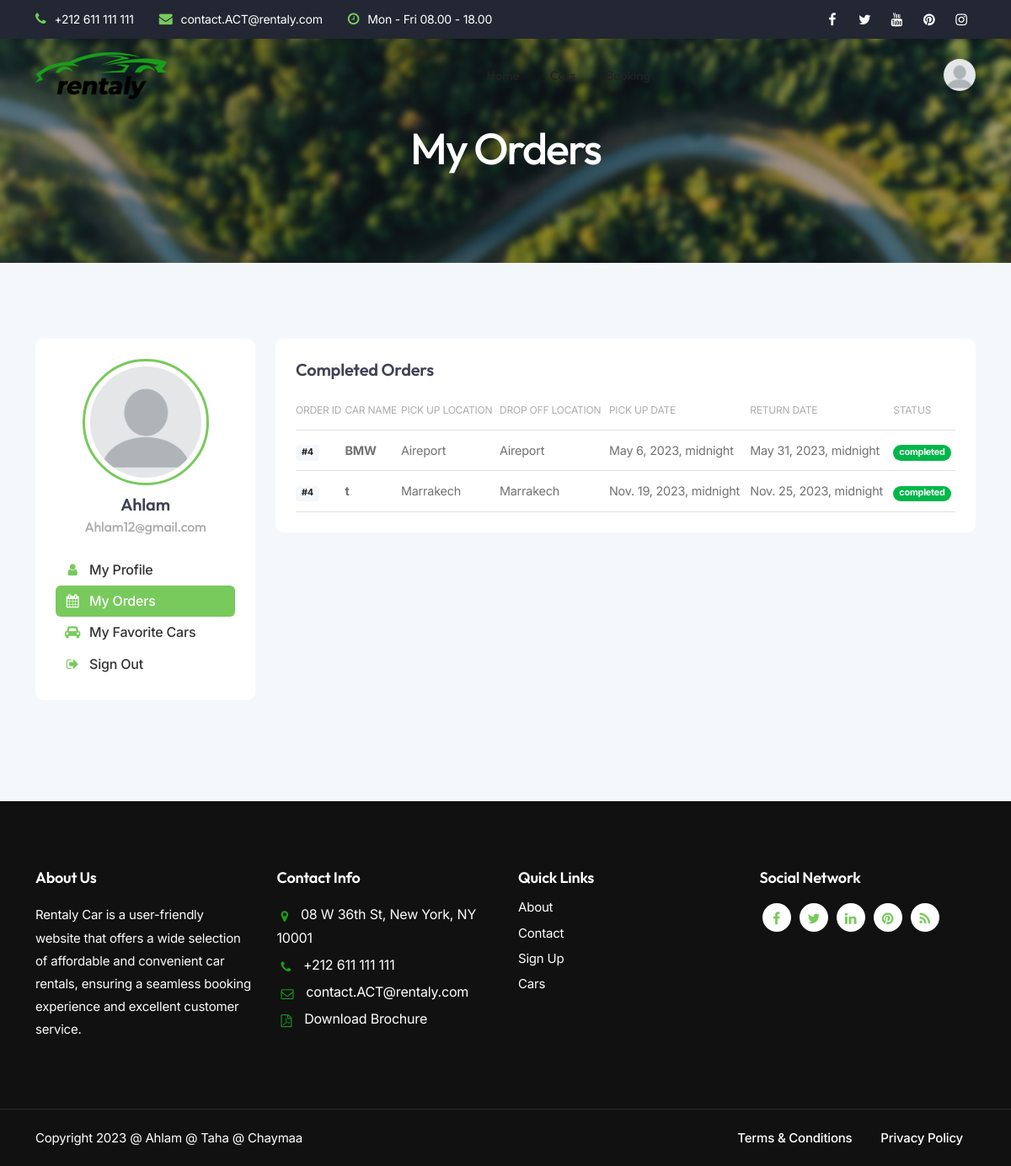
Screenshot of /orders (signed in) with the database file from the repository.
### myappvoiture/models.py (models this page shows, shortened)
class Client1(models.Model):
    Username = models.CharField(max_length=50)
    email = models.EmailField(unique=True,null=True)
    Pswd = models.CharField(max_length=255)
    Phone = models.IntegerField(null=True)
    Language = models.CharField(max_length=50,null=True)
    HourFormat = models.CharField(max_length=40,null=True)

class Reservation1(models.Model):
    voiture = models.ForeignKey(Voiture1,on_delete=models.CASCADE,null=True)
    client = models.ForeignKey(Client1, on_delete=models.CASCADE)
    lieu_A = models.CharField(max_length=60)
    lieu_B = models.CharField(max_length=60)
    dateA = models.DateTimeField(default=datetime.now, blank=True)
    dateB = models.DateTimeField(default=datetime.now, blank=True)

class Voiture1(models.Model):
    Nom = models.CharField(max_length=50)
    Description = models.CharField(max_length=1000)
    Daily_rate = models.IntegerField(default=0)
    Bdy = models.CharField(max_length=50)
    Siege = models.IntegerField(null=True)
    Porte = models.IntegerField(null=True)
    Bagage = models.IntegerField(null=True)
    Carburants = models.CharField(max_length=50)
    Moteur = models.IntegerField(null=True)
    Anne = models.IntegerField(null=True)
    Kilometrage = models.IntegerField(null=True)
    transmission = models.CharField(max_length=50)
    dure  = models.CharField(max_length=50)
    Fueleco = models.FloatField(null=True)
    color_exterieur=models.CharField(max_length=50)
    color_inter = models.CharField(max_length=50)
    BL = models.BooleanField(default=False,null=True)
    MP = models.BooleanField(default=False,null=True)
    CL = models.BooleanField(default=False,null=True)
    Sunroof = models.BooleanField(default=False,null=True)
    photo1 = models.ImageField()
    photo2 = models.ImageField()
    photo3 = models.ImageField()
    photo4 = models.ImageField()

### myappvoiture/views.py (the view)
# urls.py: path('orders', views.orders, name='orders'),
def orders(request):
    return render(request,'orders.html')

### myappvoiture/context_processors.py (called while the page is built)
def client_id(request):
    client_id = request.session.get('client_id')
    context = {}
    if client_id:
        try:
            client = Client1.objects.get(id=client_id)
            context['client'] = client
        except Client1.DoesNotExist:
            pass
    return context

### myappvoiture/Templates/orders.html (shortened to what this page needs)
{% extends "base.html" %}
{% block content %}
<div class="no-bottom no-top zebra" id="content">
  {% load static %}
            <section id="subheader" class="jarallax text-light">
                <img src= "{% static 'images/background/14.jpg' %} " class="jarallax-img" alt="">
                    <div class="center-y relative text-center">
                        <div class="container">
                            <div class="row">
                                <div class="col-md-12 text-center">
									<h1>My Orders</h1>
                                </div>
                            </div>
                        </div>
                    </div>
            </section>
{% if  client %}
            <section id="section-settings" class="bg-gray-100">
                <div class="container">
                    <div class="row">
                        <div class="col-lg-3 mb30">
                            <div class="card p-4 rounded-5">
                                <div class="profile_avatar">
                                    <div class="profile_img">
                                        <img src="{% static 'images/user.WEBP' %} " alt="">
                                    </div>
                                    <div class="profile_name">
                                        <h4>
                                            {{client.Username}}
                                            <span class="profile_username text-gray">{{client.email}}</span>
                                        </h4>
                                    </div>
                                </div>
                                <div class="spacer-20"></div>
                                <ul class="menu-col">
                                    <li><a href="/profil"><i class="fa fa-user"></i>My Profile</a></li>
                                    <li><a href="/orders" class="active"><i class="fa fa-calendar"></i>My Orders</a></li>
                                    <li><a href="/wishlist"><i class="fa fa-car"></i>My Favorite Cars</a></li>
                                    <li><a href="{% url 'logout' %}"><i class="fa fa-sign-out"></i>Sign Out</a></li>
                                </ul>
                            </div>
                        </div>
                        <div class="col-lg-9">
                            <div class="card p-4 rounded-5 mb25">
                                <h4>Completed Orders</h4>
                                <table class="table de-table">
                                  <thead>
                                    <tr>
                                      <th scope="col"><span class="text-uppercase fs-12 text-gray">Order ID</span></th>
                                      <th scope="col"><span class="text-uppercase fs-12 text-gray">Car Name</span></th>
                                      <th scope="col"><span class="text-uppercase fs-12 text-gray">Pick Up Location</span></th>
                                      <th scope="col"><span class="text-uppercase fs-12 text-gray">Drop Off Location</span></th>
                                      <th scope="col"><span class="text-uppercase fs-12 text-gray">Pick Up Date</span></th>
                                      <th scope="col"><span class="text-uppercase fs-12 text-gray">Return Date</span></th>
                                      <th scope="col"><span class="text-uppercase fs-12 text-gray">Status</span></th>
                                    </tr>
                                  </thead>
                                  <tbody>
                                  {% for r in client.reservation1_set.all %}
                                    <tr>
                                      <td><span class="d-lg-none d-sm-block">Order ID</span><div class="badge bg-gray-100 text-dark">#{{client.id}}</div></td>
                                      <td><span class="d-lg-none d-sm-block">Car Name</span><span class="bold">{{r.voiture.Nom}}</span></td>
                                      <td><span class="d-lg-none d-sm-block">Pick Up Location</span>{{r.lieu_A}}</td>
                                      <td><span class="d-lg-none d-sm-block">Drop Off Location</span>{{r.lieu_B}}</td>
                                      <td><span class="d-lg-none d-sm-block">Pick Up Date</span>{{r.dateA}}</td>
                                      <td><span class="d-lg-none d-sm-block">Return Date</span>{{r.dateB}}</td>
                                      <td><div class="badge rounded-pill bg-success">completed</div></td>
                                    </tr>
                                   {% endfor %}
                                  </tbody>
                                </table>
                            </div>
                        </div>
                    </div>
                </div>
            </section>
{% endif %}
        </div>
{%endblock%}

### myappvoiture/Templates/base.html (shortened to what this page needs)
<!DOCTYPE html>
<html lang="zxx">
<head>
    {% load static %}
    <link href="{% static 'css/bootstrap.min.css' %}" rel="stylesheet" type="text/css" id="bootstrap">
    <link href="{% static 'css/mdb.min.css' %}"  rel="stylesheet" type="text/css" id="mdb">
    <link href="{% static 'css/plugins.css' %}"  rel="stylesheet" type="text/css">
    <link href="{% static 'css/style.css' %}"   rel="stylesheet" type="text/css">
    <link href="{% static 'css/coloring.css' %}"  rel="stylesheet" type="text/css">
    <link id="colors" href="{% static 'css/colors/scheme-01.css' %}"  rel="stylesheet" type="text/css">
</head>
<body>
<div id="wrapper">
<header class="transparent header-light scroll-light has-topbar">
            <div id="topbar" class="topbar-dark text-light">
                <div class="container">
                    <div class="topbar-left xs-hide">
                        <div class="topbar-widget">
                            <div class="topbar-widget"><a href="#"><i class="fa fa-phone"></i>+212 611 111 111</a></div>
                            <div class="topbar-widget"><a href="#"><i class="fa fa-envelope"></i>contact.ACT@rentaly.com</a></div>
                            <div class="topbar-widget"><a href="#"><i class="fa fa-clock-o"></i>Mon - Fri 08.00 - 18.00</a></div>
                        </div>
                    </div>
                    <div class="topbar-right">
                        <div class="social-icons">
                            <a href="#"><i class="fa fa-facebook fa-lg"></i></a>
                            <a href="#"><i class="fa fa-twitter fa-lg"></i></a>
                            <a href="#"><i class="fa fa-youtube fa-lg"></i></a>
                            <a href="#"><i class="fa fa-pinterest fa-lg"></i></a>
                            <a href="#"><i class="fa fa-instagram fa-lg"></i></a>
                        </div>
                    </div>
                    <div class="clearfix"></div>
                </div>
            </div>
            <div class="container">
                <div class="row">
                    <div class="col-md-12">
                        <div class="de-flex sm-pt10">
                            <div class="de-flex-col">
                                <div class="de-flex-col">
                                    <div id="logo">
                                        <a href=" /">
                                            <img class="logo-2" src="{% static 'images/logo.png' %}  " alt="">
                                        </a>
                                    </div>
                                </div>
                            </div>
                            <div class="de-flex-col header-col-mid">
                                <ul id="mainmenu">
                                    <li>
                                        <a class="menu-item" href="/">Home</a>
                                    </li>
                                    <li>
                                        <a class="menu-item" href="/cars">Cars</a>
                                    </li>
                                    <li><a class="menu-item" href="/booking">Booking</a></li>
                                </ul>
                            </div>
                            {% if  client %}
                             <div class="de-flex-col">
                                <div class="menu_side_area">
                                    <div class="de-login-menu">
                                        <span id="de-click-menu-profile" class="de-menu-profile">
                                            <img src="{% static 'images/user.WEBP' %}" class="img-fluid" alt="">
                                        </span>
                                    </div>
                                </div>
                            </div>
                            {% endif %}
                        </div>
                    </div>
                </div>
            </div>
        </header>
    {% block content %}
    {%endblock%}
 <footer class="text-light">
            <div class="container">
                <div class="row g-custom-x">
                    <div class="col-lg-3">
                        <div class="widget">
                            <h5>About Us</h5>
                            <p>Rentaly Car is a user-friendly website that offers a wide selection of affordable and convenient car rentals, ensuring a seamless booking experience and excellent customer service.</p>
                        </div>
                    </div>
                    <div class="col-lg-3">
                        <div class="widget">
                            <h5>Contact Info</h5>
                            <address class="s1">
                                <span><i class="id-color fa fa-map-marker fa-lg"></i>08 W 36th St, New York, NY 10001</span>
                                <span><i class="id-color fa fa-phone fa-lg"></i>+212 611 111 111</span>
                                <span><i class="id-color fa fa-envelope-o fa-lg"></i><a href="mailto:contact@example.com">contact.ACT@rentaly.com</a></span>
                                <span><i class="id-color fa fa-file-pdf-o fa-lg"></i><a href="#">Download Brochure</a></span>
                            </address>
                        </div>
                    </div>
                    <div class="col-lg-3">
                        <h5>Quick Links</h5>
                        <div class="row">
                            <div class="col-lg-6">
                                <div class="widget">
                                    <ul>
                                        <li><a href="/about">About</a></li>
                                        <li><a href="/contact">Contact</a></li>
                                        <li><a href="/signup">Sign Up</a></li>
                                        <li><a href="/cars">Cars</a></li>
                                    </ul>
                                </div>
                            </div>
                        </div>
                    </div>
                    <div class="col-lg-3">
                        <div class="widget">
                            <h5>Social Network</h5>
                            <div class="social-icons">
                                <a href="#"><i class="fa fa-facebook fa-lg"></i></a>
                                <a href="#"><i class="fa fa-twitter fa-lg"></i></a>
                                <a href="#"><i class="fa fa-linkedin fa-lg"></i></a>
                                <a href="#"><i class="fa fa-pinterest fa-lg"></i></a>
                                <a href="#"><i class="fa fa-rss fa-lg"></i></a>
                            </div>
                        </div>
                    </div>
                </div>
            </div>
            <div class="subfooter">
                <div class="container">
                    <div class="row">
                        <div class="col-md-12">
                            <div class="de-flex">
                                <div class="de-flex-col">
                                    <a href="index-2.html">
                                        Copyright 2023 @ Ahlam @ Taha @ Chaymaa
                                    </a>
                                </div>
                                <ul class="menu-simple">
                                    <li><a href="#">Terms &amp; Conditions</a></li>
                                    <li><a href="#">Privacy Policy</a></li>
                                </ul>
                            </div>
                        </div>
                    </div>
                </div>
            </div>
        </footer>
</div>
</body>
</html>

### Static/css/colors/scheme-01.css (style rules this page uses)
:root { --primary-color: #78CA5C; --primary-color-rgb: 120, 202, 92; --secondary-color: #199e1c; --secondary-color-rgb: 25, 158, 28; }

### rows the page displays
Client1: Username "Ahlam", email "Ahlam12@gmail.com", id "4"
Reservation1: voiture.Nom "BMW", lieu_A "Aireport", lieu_B "Aireport", dateA "May 6, 2023, midnight", dateB "May 31, 2023, midnight"
Reservation1: voiture.Nom "t", lieu_A "Marrakech", lieu_B "Marrakech", dateA "Nov. 19, 2023, midnight", dateB "Nov. 25, 2023, midnight"
